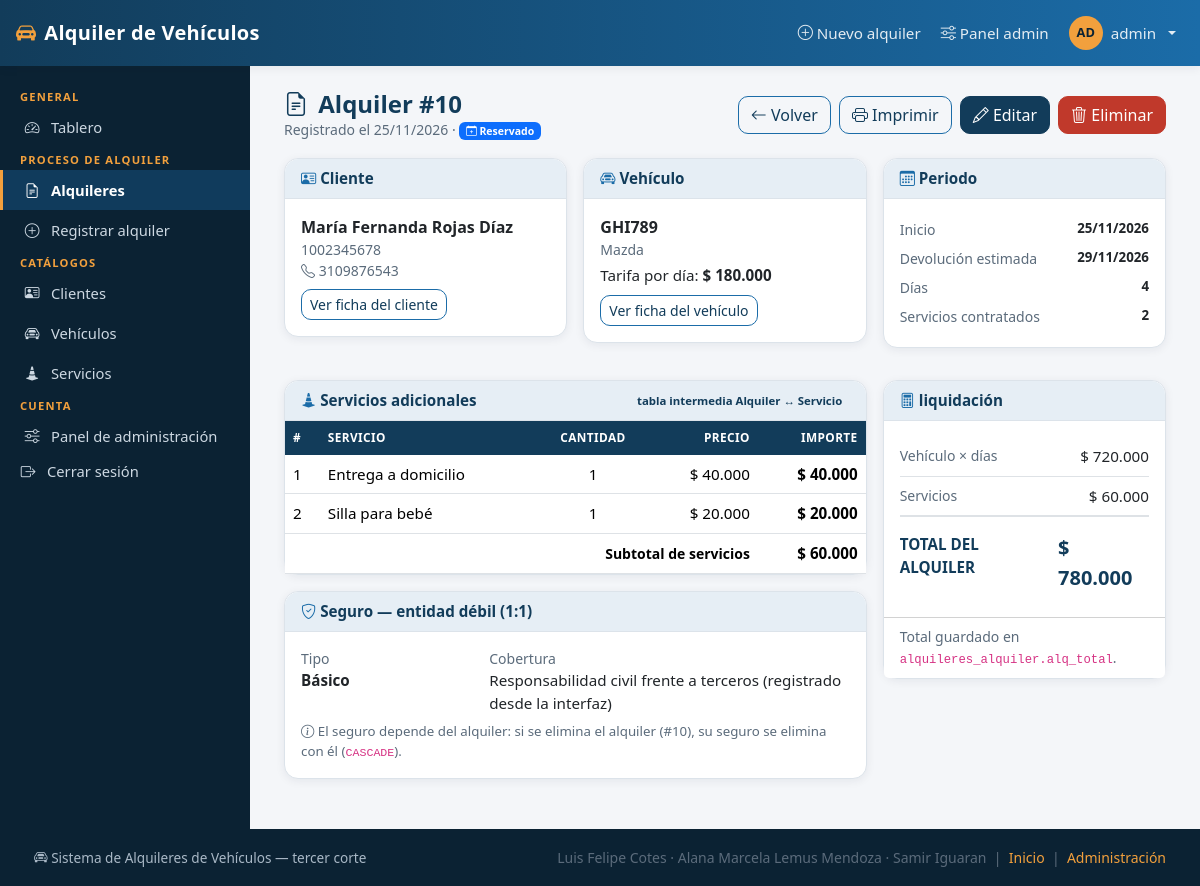
The page /alquileres/10/ (signed in) on the database its author committed.
### alquileres/models.py (models this page shows, shortened)
class Alquiler(models.Model):
    pk_alq_id = models.AutoField(primary_key=True)
    fk_cli_id = models.ForeignKey(
        Cliente,
        on_delete=models.PROTECT,
        db_column="fk_cli_id",
        related_name="alquileres",
        verbose_name="cliente",
    )
    fk_veh_id = models.ForeignKey(
        Vehiculo,
        on_delete=models.PROTECT,
        db_column="fk_veh_id",
        related_name="alquileres",
        verbose_name="vehículo",
    )
    alq_fecha_inicio = models.DateField("fecha de inicio")
    alq_total = models.DecimalField("total", max_digits=12, decimal_places=2)
    class Meta:
        verbose_name = "alquiler"
        verbose_name_plural = "alquileres"
        ordering = ["-alq_fecha_inicio"]

### clientes/models.py (models this page shows, shortened)
class Cliente(models.Model):
    pk_cli_id = models.AutoField(primary_key=True)
    cli_nombre = models.CharField("nombre", max_length=100)
    cli_documento = models.CharField("documento", max_length=20, unique=True)
    cli_telefono = models.CharField("teléfono", max_length=20)
    class Meta:
        verbose_name = "cliente"
        verbose_name_plural = "clientes"
        ordering = ["cli_nombre"]

### vehiculos/models.py (models this page shows, shortened)
class Vehiculo(models.Model):
    pk_veh_id = models.AutoField(primary_key=True)
    veh_placa = models.CharField("placa", max_length=10, unique=True)
    veh_marca = models.CharField("marca", max_length=50)
    veh_tarifa_dia = models.DecimalField("tarifa por día", max_digits=12, decimal_places=2)
    class Meta:
        verbose_name = "vehículo"
        verbose_name_plural = "vehículos"
        ordering = ["veh_marca", "veh_placa"]

### detalles_alquiler/models.py (models this page shows, shortened)
class AlquilerServicio(models.Model):
    pk_ase_id = models.AutoField(primary_key=True)
    fk_alq_id = models.ForeignKey(
        Alquiler,
        on_delete=models.CASCADE,
        db_column="fk_alq_id",
        related_name="detalles",
        verbose_name="alquiler",
    )
    fk_ser_id = models.ForeignKey(
        Servicio,
        on_delete=models.PROTECT,
        db_column="fk_ser_id",
        related_name="detalles",
        verbose_name="servicio",
    )
    ase_cantidad = models.PositiveIntegerField("cantidad", default=1)
    class Meta:
        verbose_name = "servicio del alquiler"
        verbose_name_plural = "servicios del alquiler"

### servicios/models.py (models this page shows, shortened)
class Servicio(models.Model):
    pk_ser_id = models.AutoField(primary_key=True)
    ser_nombre = models.CharField("nombre", max_length=100)
    ser_precio = models.DecimalField("precio", max_digits=12, decimal_places=2)
    class Meta:
        verbose_name = "servicio"
        verbose_name_plural = "servicios"
        ordering = ["ser_nombre"]

### seguros/models.py (models this page shows, shortened)
class Seguro(models.Model):
    pk_seg_id = models.AutoField(primary_key=True)
    fk_alq_id = models.OneToOneField(
        Alquiler,
        on_delete=models.CASCADE,
        db_column="fk_alq_id",
        related_name="seguro",
        verbose_name="alquiler",
    )
    seg_tipo = models.CharField("tipo de seguro", max_length=50)
    seg_cobertura = models.CharField("cobertura", max_length=255)
    class Meta:
        verbose_name = "seguro"
        verbose_name_plural = "seguros"

### alquileres/views.py (the view)
# urls.py: path("<int:pk>/", views.AlquilerDetailView.as_view(), name="detalle"),
class AlquilerDetailView(LoginRequiredMixin, DetailView):
    model = Alquiler
    template_name = "alquileres/alquiler_detail.html"
    context_object_name = "alquiler"
    def get_queryset(self):
        return queryset_alquileres()
    def get_context_data(self, **kwargs):
        ctx = super().get_context_data(**kwargs)
        alquiler = ctx["alquiler"]
        ctx["estado"] = resumen_estado(alquiler)
        ctx["servicios"] = alquiler.detalles.select_related("fk_ser_id").order_by(
            "fk_ser_id__ser_nombre"
        )
        return ctx

### templates/alquileres/alquiler_detail.html (shortened to what this page needs)
{% extends "base.html" %}
{% load alquileres_extras %}
{% block contenido %}
<div class="cabecera-pagina">
  <div>
    <h1><i class="bi bi-file-earmark-text me-1"></i> Alquiler #{{ alquiler.pk_alq_id }}</h1>
    <p class="texto-suave mb-0">
      Registrado el {{ alquiler.alq_fecha_inicio|fecha_corta }} ·
      <span class="badge text-bg-{{ estado.clase }}"><i class="bi {{ estado.icono }}"></i> {{ estado.nombre }}</span>
    </p>
  </div>
  <div class="d-flex gap-2 sin-impresion">
    <a class="btn btn-outline-primary" href="{% url 'alquileres:lista' %}"><i class="bi bi-arrow-left"></i> Volver</a>
    <button class="btn btn-outline-primary" onclick="window.print()" type="button">
      <i class="bi bi-printer"></i> Imprimir
    </button>
    {% if perms.alquileres.change_alquiler %}
    <a class="btn btn-primary" href="{% url 'alquileres:editar' alquiler.pk_alq_id %}">
      <i class="bi bi-pencil"></i> Editar
    </a>
    {% endif %}
    {% if perms.alquileres.delete_alquiler %}
    <a class="btn btn-peligro" href="{% url 'alquileres:eliminar' alquiler.pk_alq_id %}">
      <i class="bi bi-trash3"></i> Eliminar
    </a>
    {% endif %}
  </div>
</div>
<div class="row g-3">
  <div class="col-12 col-lg-4">
    <div class="card mb-3">
      <div class="card-header"><i class="bi bi-person-vcard"></i> Cliente</div>
      <div class="card-body">
        <div class="fw-semibold fs-6">{{ alquiler.fk_cli_id.cli_nombre }}</div>
        <div class="texto-suave small mono">{{ alquiler.fk_cli_id.cli_documento }}</div>
        <div class="texto-suave small"><i class="bi bi-telephone"></i> {{ alquiler.fk_cli_id.cli_telefono }}</div>
        <a class="btn btn-sm btn-outline-primary mt-2 sin-impresion"
           href="{% url 'clientes:detalle' alquiler.fk_cli_id.pk_cli_id %}">
          Ver ficha del cliente
        </a>
      </div>
    </div>
  </div>
  <div class="col-12 col-lg-4">
    <div class="card mb-3">
      <div class="card-header"><i class="bi bi-car-front"></i> Vehículo</div>
      <div class="card-body">
        <div class="fw-semibold fs-6 mono">{{ alquiler.fk_veh_id.veh_placa }}</div>
        <div class="texto-suave small">{{ alquiler.fk_veh_id.veh_marca }}</div>
        <div class="mt-1">Tarifa por día: <strong>{{ alquiler.fk_veh_id.veh_tarifa_dia|pesos }}</strong></div>
        <a class="btn btn-sm btn-outline-primary mt-2 sin-impresion"
           href="{% url 'vehiculos:detalle' alquiler.fk_veh_id.pk_veh_id %}">
          Ver ficha del vehículo
        </a>
      </div>
    </div>
  </div>
  <div class="col-12 col-lg-4">
    <div class="card mb-3">
      <div class="card-header"><i class="bi bi-calendar3"></i> Periodo</div>
      <div class="card-body">
        <ul class="list-unstyled mb-0 small">
          <li class="d-flex justify-content-between py-1">
            <span class="texto-suave">Inicio</span><span class="mono fw-semibold">{{ alquiler.alq_fecha_inicio|fecha_corta }}</span>
          </li>
          <li class="d-flex justify-content-between py-1">
            <span class="texto-suave">Devolución estimada</span>
            <span class="mono fw-semibold">{{ estado.fecha_fin|fecha_corta }}</span>
          </li>
          <li class="d-flex justify-content-between py-1">
            <span class="texto-suave">Días</span>
            <span class="mono fw-semibold">
              {% if estado.dias_aproximados %}~{% endif %}{{ estado.dias|default:"—" }}
            </span>
          </li>
          <li class="d-flex justify-content-between py-1">
            <span class="texto-suave">Servicios contratados</span>
            <span class="mono fw-semibold">{{ alquiler.detalles.count }}</span>
          </li>
        </ul>
      </div>
    </div>
  </div>
  <div class="col-12 col-lg-8">
    <div class="card mb-3">
      <div class="card-header d-flex justify-content-between align-items-center">
        <span><i class="bi bi-cone-striped"></i> Servicios adicionales</span>
        <span class="badge badge-suave">tabla intermedia Alquiler ↔ Servicio</span>
      </div>
      <div class="table-responsive">
        <table class="table tabla-sistema tabla-sm mb-0">
          <thead>
            <tr>
              <th>#</th><th>Servicio</th><th class="text-center">Cantidad</th>
              <th class="text-end">Precio</th><th class="text-end">Importe</th>
            </tr>
          </thead>
          <tbody>
            {% for d in servicios %}
            <tr>
              <td class="mono">{{ forloop.counter }}</td>
              <td>{{ d.fk_ser_id.ser_nombre }}</td>
              <td class="text-center mono">{{ d.ase_cantidad }}</td>
              <td class="text-end mono">{{ d.fk_ser_id.ser_precio|pesos }}</td>
              <td class="text-end mono fw-semibold">{{ d.ase_cantidad|por:d.fk_ser_id.ser_precio|pesos }}</td>
            </tr>
            {% endfor %}
          </tbody>
          <tfoot>
            <tr>
              <th colspan="4" class="text-end texto-suave">Subtotal de servicios</th>
              <th class="text-end mono">{{ estado.subtotal_servicios|pesos }}</th>
            </tr>
          </tfoot>
        </table>
      </div>
    </div>
    <div class="card">
      <div class="card-header"><i class="bi bi-shield-check"></i> Seguro &mdash; entidad débil (1:1)</div>
      <div class="card-body">
        {% if alquiler.seguro %}
        <div class="row g-3">
          <div class="col-12 col-md-4">
            <div class="texto-suave small">Tipo</div>
            <div class="fw-semibold">{{ alquiler.seguro.seg_tipo }}</div>
          </div>
          <div class="col-12 col-md-8">
            <div class="texto-suave small">Cobertura</div>
            <div>{{ alquiler.seguro.seg_cobertura|default:"—" }}</div>
          </div>
        </div>
        <div class="form-text mt-2">
          <i class="bi bi-info-circle"></i> El seguro depende del alquiler: si se elimina el
          alquiler (#{{ alquiler.pk_alq_id }}), su seguro se elimina con él (<code>CASCADE</code>).
        </div>
        {% endif %}
      </div>
    </div>
  </div>
  <div class="col-12 col-lg-4">
    <div class="card">
      <div class="card-header"><i class="bi bi-calculator"></i> liquidación</div>
      <div class="card-body">
        <ul class="list-group list-group-flush">
          <li class="list-group-item d-flex justify-content-between px-0">
            <span class="texto-suave">Vehículo × días</span>
            <span class="mono">{{ estado.subtotal_vehiculo|pesos }}</span>
          </li>
          <li class="list-group-item d-flex justify-content-between px-0">
            <span class="texto-suave">Servicios</span>
            <span class="mono">{{ estado.subtotal_servicios|pesos }}</span>
          </li>
          <li class="list-group-item d-flex justify-content-between px-0 border-top pt-3">
            <strong style="color:var(--azul-800)">TOTAL DEL ALQUILER</strong>
            <strong class="linea-importe mono">{{ alquiler.alq_total|pesos }}</strong>
          </li>
        </ul>
      </div>
      <div class="card-footer bg-white small texto-suave">
        Total guardado en <code>alquileres_alquiler.alq_total</code>.
      </div>
    </div>
  </div>
</div>
{% endblock %}

### templates/base.html (shortened to what this page needs)
{% load static alquileres_extras %}<!doctype html>
<html lang="es">
<head>
  <link href="https://cdn.jsdelivr.net/npm/bootstrap@5.3.3/dist/css/bootstrap.min.css" rel="stylesheet">
  <link href="https://cdn.jsdelivr.net/npm/bootstrap-icons@1.11.3/font/bootstrap-icons.min.css" rel="stylesheet">
  <link rel="stylesheet" href="{% static 'css/estilo.css' %}">
</head>
<body class="d-flex flex-column min-vh-100">
{% block navbar %}
<nav class="navbar navbar-expand-lg app-navbar sticky-top">
  <div class="container-fluid px-3">
    <a class="navbar-brand d-flex align-items-center gap-2" href="{% url 'dashboard' %}">
      <i class="bi bi-car-front-fill"></i><span>Alquiler de Vehículos</span>
    </a>
    <ul class="navbar-nav ms-auto align-items-lg-center gap-lg-1">
      <li class="nav-item d-none d-md-block">
        <a class="nav-link" href="{% url 'alquileres:registrar' %}">
          <i class="bi bi-plus-circle"></i> Nuevo alquiler
        </a>
      </li>
      {% if user.is_staff %}
      <li class="nav-item d-none d-lg-block">
        <a class="nav-link" href="/admin/"><i class="bi bi-sliders"></i> Panel admin</a>
      </li>
      {% endif %}
      <li class="nav-item dropdown">
        <a class="nav-link dropdown-toggle d-flex align-items-center gap-2" href="#" role="button"
           data-bs-toggle="dropdown" aria-expanded="false">
          <span class="avatar">{{ user|iniciales }}</span>
          <span class="d-none d-sm-inline">{{ user.get_username }}</span>
        </a>
      </li>
    </ul>
  </div>
</nav>
{% endblock %}
<div class="layout flex-grow-1">
  {% block sidebar %}
  <aside class="app-sidebar d-none d-lg-block">
    {% include "partials/_menu_lateral.html" %}
  </aside>
  {% endblock %}
  <main class="app-main">
    {% block contenido %}{% endblock %}
  </main>
</div>
{% block footer %}
<footer class="app-footer">
  <div class="d-flex flex-wrap justify-content-between align-items-center gap-2">
    <span><i class="bi bi-car-front"></i> Sistema de Alquileres de Vehículos — tercer corte</span>
    <span class="texto-suave">
      Luis Felipe Cotes · Alana Marcela Lemus Mendoza · Samir Iguaran
      &nbsp;|&nbsp; <a href="{% url 'dashboard' %}">Inicio</a>
      &nbsp;|&nbsp; <a href="/admin/">Administración</a>
    </span>
  </div>
</footer>
{% endblock %}
</body>
</html>

### rows shown on the page
Alquiler: pk_alq_id "10", alq_fecha_inicio|fecha_corta "25/11/2026", fk_cli_id.cli_nombre "María Fernanda Rojas Díaz", fk_cli_id.cli_documento "1002345678", fk_cli_id.cli_telefono "3109876543", fk_veh_id.veh_placa "GHI789", fk_veh_id.veh_marca "Mazda", fk_veh_id.veh_tarifa_dia|pesos "$ 180.000", detalles.count "2", seguro.seg_tipo "Básico", seguro.seg_cobertura "Responsabilidad civil frente a terceros (registrado desde la interfaz)", alq_total|pesos "$ 780.000"
AlquilerServicio: fk_ser_id.ser_nombre "Entrega a domicilio", ase_cantidad "1", fk_ser_id.ser_precio|pesos "$ 40.000", ase_cantidad|por "$ 40.000"
AlquilerServicio: fk_ser_id.ser_nombre "Silla para bebé", ase_cantidad "1", fk_ser_id.ser_precio|pesos "$ 20.000", ase_cantidad|por "$ 20.000"

### other values the page prints
{{ user|iniciales }} "AD"
{{ user.get_username }} "admin"
{{ estado.nombre }} "Reservado"
{{ estado.fecha_fin|fecha_corta }} "29/11/2026"
{{ estado.dias|default:"—" }} "4"
{{ estado.subtotal_servicios|pesos }} "$ 60.000"
{{ estado.subtotal_vehiculo|pesos }} "$ 720.000"
